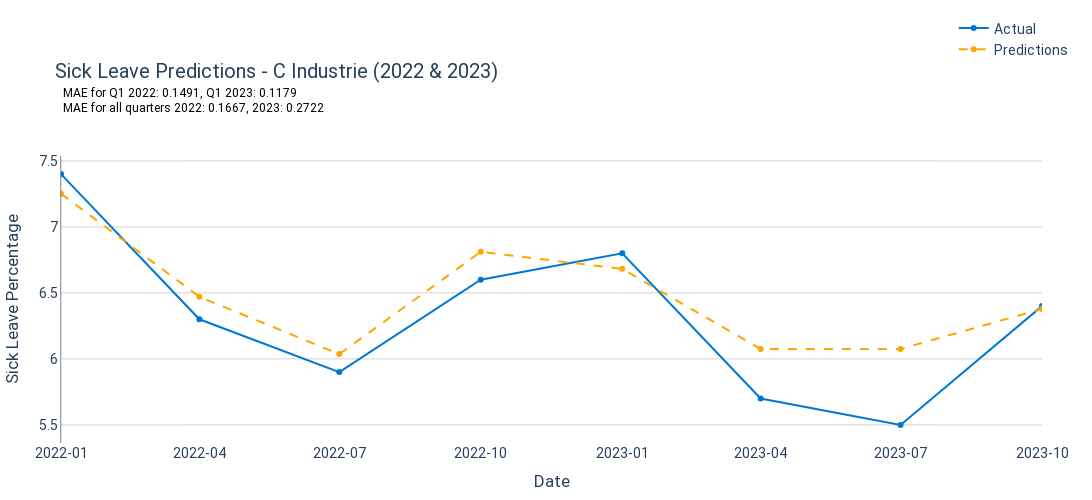

Notebook cell for this chart:
### Code cell
# 12. Visualization of Predictions for 2022 and 2023
fig = go.Figure()

# Add actual sick leave percentage line (test data for 2022 and 2023)
fig.add_trace(go.Scatter(
    x=test_df.index,
    y=y_test,
    mode='lines+markers',
    name='Actual',
    line=dict(color='#0078d2', width=2)
))

# Add predictions line for test period (2022 and 2023)
fig.add_trace(go.Scatter(
    x=test_df.index,
    y=y_pred_test,
    mode='lines+markers',
    name='Predictions',
    line=dict(color='orange', width=2, dash='dash')
))

# Add MAE values as text annotations
fig.add_annotation(
    xref="paper", yref="paper", x=0.00, y=1.25, showarrow=False,
    text=f"MAE for Q1 2022: {mae_q1_2022:.4f}, Q1 2023: {mae_q1_2023:.4f}",
    font=dict(size=12, color="black")
)

fig.add_annotation(
    xref="paper", yref="paper", x=0.00, y=1.20, showarrow=False,
    text=f"MAE for all quarters 2022: {mae_all_2022:.4f}, 2023: {mae_all_2023:.4f}",
    font=dict(size=12, color="black")
)

# Set layout and design for better visualization
fig.update_layout(
    title=f'Sick Leave Predictions - {branch_name} (2022 & 2023)',
    xaxis_title='Date',
    yaxis_title='Sick Leave Percentage',
    plot_bgcolor='white',
    xaxis=dict(
        showgrid=False,
        tickformat="%Y-%m",  # Year-Month format for clearer date labeling
        range=[test_df.index.min(), test_df.index.max()]  # Restrict range to 2022-2023
    ),
    yaxis=dict(
        showgrid=True, gridcolor='lightgrey', showline=True, linewidth=0.5, linecolor='black'
    ),
    legend=dict(
        x=0.91, y=1.5, traceorder="normal"
    ),
    font=dict(family="Roboto", size=14),
    margin=dict(l=50, r=50, t=100, b=50),
    width=1100, height=500
)

# Show Plot
fig.show()

# Optionally Save Plot as HTML
fig.write_html("C:/Users/c.hakker/Downloads/Sick_leave_predict_C_Industrie_2022_2023_separate_MAEs.html")

### Figure 1 — Plotly figure (JSON) as saved in the notebook; plotly's stock layout.template omitted (floating-point values rounded to 4 significant figures)
{"data": [{"line": {"color": "#0078d2", "width": 2}, "mode": "lines+markers", "name": "Actual", "type": "scatter", "x": ["2022-01-01T00:00:00", "2022-04-01T00:00:00", "2022-07-01T00:00:00", "2022-10-01T00:00:00", "2023-01-01T00:00:00", "2023-04-01T00:00:00", "2023-07-01T00:00:00", "2023-10-01T00:00:00"], "y": [7.4, 6.3, 5.9, 6.6, 6.8, 5.7, 5.5, 6.4]}, {"line": {"color": "orange", "dash": "dash", "width": 2}, "mode": "lines+markers", "name": "Predictions", "type": "scatter", "x": ["2022-01-01T00:00:00", "2022-04-01T00:00:00", "2022-07-01T00:00:00", "2022-10-01T00:00:00", "2023-01-01T00:00:00", "2023-04-01T00:00:00", "2023-07-01T00:00:00", "2023-10-01T00:00:00"], "y": [7.251, 6.47, 6.036, 6.811, 6.682, 6.075, 6.075, 6.379]}], "layout": {"annotations": [{"font": {"color": "black", "size": 12}, "showarrow": false, "text": "MAE for Q1 2022: 0.1491, Q1 2023: 0.1179", "x": 0, "xref": "paper", "y": 1.25, "yref": "paper"}, {"font": {"color": "black", "size": 12}, "showarrow": false, "text": "MAE for all quarters 2022: 0.1667, 2023: 0.2722", "x": 0, "xref": "paper", "y": 1.2, "yref": "paper"}], "font": {"family": "Roboto", "size": 14}, "height": 500, "legend": {"traceorder": "normal", "x": 0.91, "y": 1.5}, "margin": {"b": 50, "l": 50, "r": 50, "t": 100}, "plot_bgcolor": "white", "title": {"text": "Sick Leave Predictions - C Industrie (2022 & 2023)"}, "width": 1100, "xaxis": {"range": ["2022-01-01T00:00:00", "2023-10-01T00:00:00"], "showgrid": false, "tickformat": "%Y-%m", "title": {"text": "Date"}}, "yaxis": {"gridcolor": "lightgrey", "linecolor": "black", "linewidth": 0.5, "showgrid": true, "showline": true, "title": {"text": "Sick Leave Percentage"}}}}
